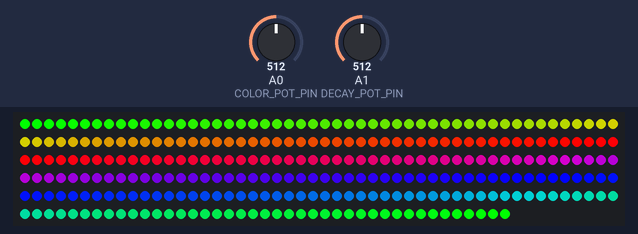
This sketch was run on a simulated Arduino Uno, built with avr-gcc and run on an emulated ATmega328P. Shown: 291 RGB LEDs in strip order, left to right, continuing on the next row. The test bench sets the inputs (shaded band); at power-on: A0 (COLOR_POT_PIN) = 512, A1 (DECAY_POT_PIN) = 512. Random numbers use the default seed unless the sketch sets one.

Above: at 0.2 s.

The sketch:

game_loop_frame.ino
```cpp
#include <Adafruit_NeoPixel.h>

#define LED_PIN 10
#define NUM_LEDS 291
#define NUM_SIDES 3
#define SIDE_LENGTH NUM_LEDS/NUM_SIDES
#define MS_PER_FRAME  33  // 30fps
#define REP 3
#define COLOR_POT_PIN 14
#define DECAY_POT_PIN 15

int OFFSET = NUM_LEDS/REP;

int color_pot_val = 0;
int decay_pot_val = 0;

int scaled_color_val = 0;
int scaled_decay_val = 0;

int potMin = 0;    //the lowest value that comes out of the potentiometers
int potMax = 1023; //the highest value that comes out of the potentiometers

uint32_t color;
uint8_t decay_trail;
uint32_t h, i, j, k = 0;


uint8_t sin_lut[256];


Adafruit_NeoPixel strip = Adafruit_NeoPixel(NUM_LEDS, LED_PIN, NEO_GRB + NEO_KHZ800);


void setup() {
  for (i=0; i < sizeof(sin_lut); i++){
    sin_lut[i] = (uint8_t) 256 * sinf(TWO_PI * i / sizeof(sin_lut) );
  }
  Serial.begin(9600);
  strip.begin();
  strip.show();
}


void loop() {
  double previous = millis();
  while (true) {
    double current = millis();
    processInput();

///// Effects
//    trails();
//    twinkle();
//    fadingTrails();
    rainbow();

    render();
    double elapsed = current - previous;
    previous = current;
    delay(MS_PER_FRAME - elapsed);
  }
}


/////////////////////////  Effects functions

void trails() {
  // fade brightness all LEDs one step
  for(int j=0; j<NUM_LEDS; j++) {
    if( random(0,100) < (decay_trail/random(1,10)) ) {
      fadeToBlack(j, decay_trail*2 );
    }
  }

  // draw meteor
  for(int j = 0; j < decay_trail; j++) {
    for (int k=1; k <=REP; k++) { // generate most bright *spark*
      strip.setPixelColor((OFFSET *k +i) %NUM_LEDS, color );            // forward
      strip.setPixelColor((NUM_LEDS -i +(OFFSET*k)) %NUM_LEDS, color ); // reverse
    }
  }
  // increment pixel and loop back around
  i=(i+1) %NUM_LEDS;
}


void twinkle() {
  // fade brightness all LEDs by decay amount
  for (int j=0; j < NUM_LEDS; j++) {
      if( random(0,100) < decay_trail) {
//        fadeToBlack(j, map(decay_trail, 0, SIDE_LENGTH, 128, 1) );  // we need to sample the pixel color here
        fadeToBlack(j, decay_trail );  // we need to sample the pixel color here
      }
  }

  // draw j random bright spots
  for ( int j=0; j < decay_trail/3; j++) {
    if( random(0,100) > decay_trail) {
      i = random(0,NUM_LEDS);
      strip.setPixelColor(i, fadeColor(color, map(decay_trail, 0, SIDE_LENGTH, 255, 128) ));  // no need to sample color, just reduce brightness proportional to how many we show
//      strip.setPixelColor(i, fadeColor(color, decay_trail) );  // no need to sample color, just reduce brightness proportional to how many we show
    }
  }
}


void fadingTrails() {

  // fade brightness all LEDs one step
  for(int j=0; j<NUM_LEDS; j++) {
    if( random(0,100) < (decay_trail/random(1,10)) ) {
      fadeToBlack(j, decay_trail*2 );
    }
  }

  // draw pixel
  for(int j = 0; j < decay_trail; j++) {
    for (int k=1; k <= REP; k++) { // generate most bright *spark*

      color = fadeColor(color, i  % SIDE_LENGTH);
      strip.setPixelColor((OFFSET *k +i) %NUM_LEDS, color );            // forward

      color = fadeColor(color, i % SIDE_LENGTH );
      strip.setPixelColor((NUM_LEDS -i +(OFFSET*k)) %NUM_LEDS, color ); // reverse
    }
  }
  // increment pixel and loop back around
  i=(i+1) %NUM_LEDS;
}


void rainbow() {
  for(j=0; j < NUM_LEDS; j++) {
     color = ColorWheel( (j *256 / NUM_LEDS)+i %255 );
     strip.setPixelColor(j, color);
  }

  i=(i+(map(decay_trail, 1, 99, -3, 3))) %256;
}


/////////////////////////  common utility functions

void render() {
  strip.show();
}


void processInput() {
  decay_pot_val  = analogRead(DECAY_POT_PIN);
  color_pot_val  = analogRead(COLOR_POT_PIN);

  scaled_decay_val = map(decay_pot_val, potMin, potMax, 1, 99);
  decay_trail = scaled_decay_val;

  scaled_color_val = map(color_pot_val, potMin, potMax, 1, 255);
  color = ColorWheel( scaled_color_val );

//  for (i=0; i < sizeof(sin_lut); i++){
//    Serial.printf("%d, ", sin_lut[i]);
//  }
//  Serial.println();

}


uint32_t fadeColor(uint32_t oldColor, byte fadeValue) {
  uint8_t r, g, b;

  r = (oldColor & 0x00ff0000UL) >> 16;
  g = (oldColor & 0x0000ff00UL) >> 8;
  b = (oldColor & 0x000000ffUL);

  r=(r<=10)? 0 : (int) r-(r*fadeValue/256);
  g=(g<=10)? 0 : (int) g-(g*fadeValue/256);
  b=(b<=10)? 0 : (int) b-(b*fadeValue/256);

  return strip.Color(r,g,b);
}


void fadeToBlack(int ledNo, byte fadeValue) {
  // NeoPixel
  uint32_t oldColor;
  uint8_t r, g, b;

  oldColor = strip.getPixelColor(ledNo);
  r = (oldColor & 0x00ff0000UL) >> 16;
  g = (oldColor & 0x0000ff00UL) >> 8;
  b = (oldColor & 0x000000ffUL);

  r=(r<=10)? 0 : (int) r-(r*fadeValue/256);
  g=(g<=10)? 0 : (int) g-(g*fadeValue/256);
  b=(b<=10)? 0 : (int) b-(b*fadeValue/256);

  strip.setPixelColor(ledNo, r,g,b);
}


uint32_t ColorWheel(byte WheelPos) {
  if(WheelPos < 85) {
   return strip.Color(WheelPos * 3, 255 - WheelPos * 3, 0);
  } else if(WheelPos < 170) {
   WheelPos -= 85;
   return strip.Color(255 - WheelPos * 3, 0, WheelPos * 3);
  } else {
   WheelPos -= 170;
   return strip.Color(0, WheelPos * 3, 255 - WheelPos * 3);
  }
}
```
